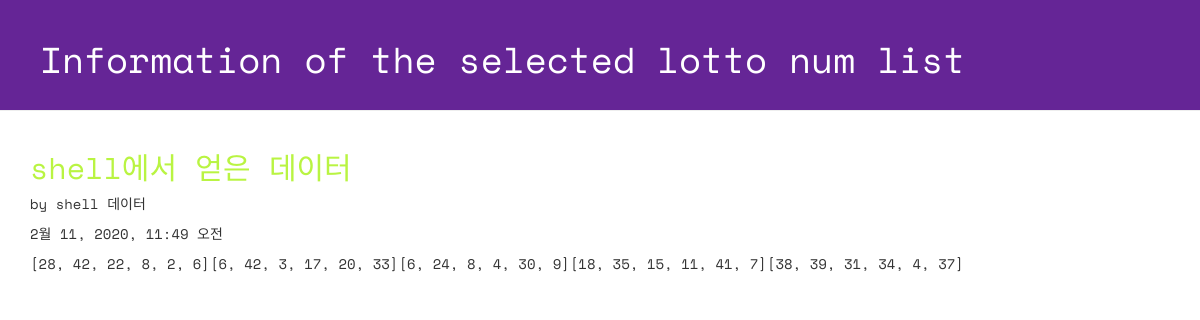
Page /lotto/2/detail/ on the committed database.
### lotto/models.py (models this page shows, shortened)
class GuessNumbers(models.Model):   # 테이블명 : GuessNumbers , models.Model: Model을 상속받아 Model 안에 있는 함수를 사용할 수 있음
    name = models.CharField(max_length=24) # 로또 번호 리스트의 이름
    text = models.CharField(max_length=255) # 로또 번호 리스트에 대한 설명
    lottos = models.CharField(max_length=255,
            default='[1,2,3,4,5,6]') # 로또 번호들이 담길 str
    num_lotto = models.IntegerField(default=5) # 6개 번호 set의 갯수
    update_date = models.DateTimeField()

### lotto/views.py (the view)
# urls.py: path('lotto/<int:lottokey>/detail/', views.detail, name='detail'),
def detail(request, lottokey):
    lotto = GuessNumbers.objects.get(pk=lottokey)
    return render(request, "lotto/detail.html", {"lotto":lotto})

### lotto/templates/lotto/detail.html (shortened to what this page needs)
<!DOCTYPE html>
{% load staticfiles %}
<html lang="ko">
<head>
 <link rel="stylesheet" href="//maxcdn.bootstrapcdn.com/bootstrap/3.2.0/css/bootstrap.min.css">
 <link rel="stylesheet" href="//maxcdn.bootstrapcdn.com/bootstrap/3.2.0/css/bootstrap-theme.min.css">
 <link rel="stylesheet" href="{% static 'css/lotto.css'%}">
</head>
<body>
 <div class="page-header">
 <h1>Information of the selected lotto num list</h1>
 </div>
 <div class="container lotto">
 <h2>{{ lotto.text }}</h2>
 <p> by {{ lotto.name }}</p>
 <p> {{ lotto.update_date }}</p>
 <p> {{ lotto.lottos | linebreaksbr }}</p>
 </div>
</body>
</html>

### lotto/static/css/lotto.css (style rules this page uses)
.page-header { background-color: #652596; margin-top: 0; padding: 20px 20px 20px 40px; font-family: 'Space Mono', monospace; }
.page-header h1 { color: #FFFFFF; }
.container { font-family: 'Space Mono', monospace; }
.container h2 { color: #b9f442; }

### rows in the picture
GuessNumbers: text "shell에서 얻은 데이터", name "shell 데이터", update_date "2월 11, 2020, 11:49 오전", lottos "[28, 42, 22, 8, 2, 6][6, 42, 3, 17, 20, 33][6, 24, 8, 4, 30, 9][18, 35, 15, 11, 41, 7][38, 39, 31, 34, 4, 37]"
